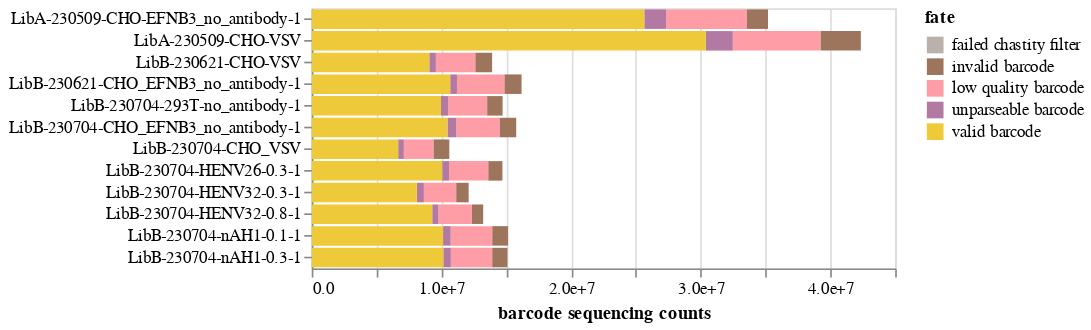

Notebook code for this chart:
### Markdown cell above
## Barcode sequencing stats
Plot "fates" of barcode reads: how many properly aligned to valid barcodes.

### Code cell
selections = [
    alt.selection_point(
        fields=[col],
        bind=alt.binding_select(
            options=[None] + barcode_runs[col].dropna().unique().tolist(),
            labels=["all"] + [str(x) for x in barcode_runs[col].dropna().unique()],
            name=col,
        ),
    )
    for col in ["library", "date"]
]

fate_chart = (
    alt.Chart(count_dfs["fates"])
    .transform_lookup(
        "sample",
        alt.LookupData(barcode_runs, "sample", fields=["date", "library"]),
    )
    .encode(
        x=alt.X(
            "count", title="barcode sequencing counts", axis=alt.Axis(format=".2g")
        ),
        y=alt.Y("sample", title=None, sort=samples),
        color=alt.Color(
            "fate",
            scale=alt.Scale(reverse=True),
        ),
        order=alt.Order("fate", sort="descending"),
        tooltip=[
            alt.Tooltip(c, format=".3g") if c == "count" else c
            for c in count_dfs["fates"].columns.tolist() + ["date:N", "library:N"]
        ],
    )
    .mark_bar()
    .properties(width=350, height=alt.Step(13))
    .configure_axis(labelLimit=500)
)

for selection in selections:
    fate_chart = fate_chart.add_params(selection).transform_filter(selection)

display(fate_chart)

### Figure 1 — Vega-Lite specification as saved in the notebook (floating-point values rounded to 4 significant figures)
{"config": {"view": {"continuousWidth": 300, "continuousHeight": 300}, "axis": {"labelLimit": 500}}, "data": {"name": "data-3538ef011545f6c9e87b7cdbeafabcbd"}, "mark": {"type": "bar"}, "encoding": {"color": {"field": "fate", "scale": {"reverse": true}, "type": "nominal"}, "order": {"field": "fate", "sort": "descending", "type": "nominal"}, "tooltip": [{"field": "fate", "type": "nominal"}, {"field": "count", "format": ".3g", "type": "quantitative"}, {"field": "sample", "type": "nominal"}, {"field": "date", "type": "nominal"}, {"field": "library", "type": "nominal"}], "x": {"axis": {"format": ".2g"}, "field": "count", "title": "barcode sequencing counts", "type": "quantitative"}, "y": {"field": "sample", "sort": ["LibA-230509-CHO-EFNB3_no_antibody-1", "LibA-230509-CHO-VSV", "LibB-230621-CHO-VSV", "LibB-230621-CHO_EFNB3_no_antibody-1", "LibB-230704-293T-no_antibody-1", "LibB-230704-CHO_EFNB3_no_antibody-1", "LibB-230704-CHO_VSV", "LibB-230704-HENV26-0.3-1", "LibB-230704-HENV32-0.3-1", "LibB-230704-HENV32-0.8-1", "LibB-230704-nAH1-0.1-1", "LibB-230704-nAH1-0.3-1"], "title": null, "type": "nominal"}}, "height": {"step": 13}, "params": [{"name": "param_1", "select": {"type": "point", "fields": ["library"]}, "bind": {"input": "select", "options": [null, "LibA", "LibB"], "labels": ["all", "LibA", "LibB"], "name": "library"}}, {"name": "param_2", "select": {"type": "point", "fields": ["date"]}, "bind": {"input": "select", "options": [null, "2023-05-09", "2023-06-21", "2023-07-04"], "labels": ["all", "2023-05-09", "2023-06-21", "2023-07-04"], "name": "date"}}], "transform": [{"lookup": "sample", "from": {"data": {"name": "data-e265a1ca0434239efac7616d8f43bf6e"}, "key": "sample", "fields": ["date", "library"]}}, {"filter": {"param": "param_1"}}, {"filter": {"param": "param_2"}}], "width": 350, "$schema": "https://vega.github.io/schema/vega-lite/v5.8.0.json", "datasets": {"data-3538ef011545f6c9e87b7cdbeafabcbd": [{"fate": "low quality barcode", "count": 6218159, "sample": "LibA-230509-CHO-EFNB3_no_antibody-1"}, {"fate": "unparseable barcode", "count": 1686134, "sample": "LibA-230509-CHO-EFNB3_no_antibody-1"}, {"fate": "failed chastity filter", "count": 0, "sample": "LibA-230509-CHO-EFNB3_no_antibody-1"}, {"fate": "valid barcode", "count": 25651115, "sample": "LibA-230509-CHO-EFNB3_no_antibody-1"}, {"fate": "invalid barcode", "count": 1635036, "sample": "LibA-230509-CHO-EFNB3_no_antibody-1"}, {"fate": "low quality barcode", "count": 6780027, "sample": "LibA-230509-CHO-VSV"}, {"fate": "unparseable barcode", "count": 2076355, "sample": "LibA-230509-CHO-VSV"}, {"fate": "failed chastity filter", "count": 0, "sample": "LibA-230509-CHO-VSV"}, {"fate": "valid barcode", "count": 30399069, "sample": "LibA-230509-CHO-VSV"}, {"fate": "invalid barcode", "count": 3095290, "sample": "LibA-230509-CHO-VSV"}, {"fate": "low quality barcode", "count": 3049885, "sample": "LibB-230621-CHO-VSV"}, {"fate": "unparseable barcode", "count": 504882, "sample": "LibB-230621-CHO-VSV"}, {"fate": "failed chastity filter", "count": 0, "sample": "LibB-230621-CHO-VSV"}, {"fate": "valid barcode", "count": 9068982, "sample": "LibB-230621-CHO-VSV"}, {"fate": "invalid barcode", "count": 1289939, "sample": "LibB-230621-CHO-VSV"}, {"fate": "low quality barcode", "count": 3668704, "sample": "LibB-230621-CHO_EFNB3_no_antibody-1"}, {"fate": "unparseable barcode", "count": 520204, "sample": "LibB-230621-CHO_EFNB3_no_antibody-1"}, {"fate": "failed chastity filter", "count": 0, "sample": "LibB-230621-CHO_EFNB3_no_antibody-1"}, {"fate": "valid barcode", "count": 10681892, "sample": "LibB-230621-CHO_EFNB3_no_antibody-1"}, {"fate": "invalid barcode", "count": 1313796, "sample": "LibB-230621-CHO_EFNB3_no_antibody-1"}, {"fate": "low quality barcode", "count": 2999092, "sample": "LibB-230704-293T-no_antibody-1"}, {"fate": "unparseable barcode", "count": 561621, "sample": "LibB-230704-293T-no_antibody-1"}, {"fate": "failed chastity filter", "count": 0, "sample": "LibB-230704-293T-no_antibody-1"}, {"fate": "valid barcode", "count": 9970892, "sample": "LibB-230704-293T-no_antibody-1"}, {"fate": "invalid barcode", "count": 1189670, "sample": "LibB-230704-293T-no_antibody-1"}, {"fate": "low quality barcode", "count": 3355960, "sample": "LibB-230704-CHO_EFNB3_no_antibody-1"}, {"fate": "unparseable barcode", "count": 681422, "sample": "LibB-230704-CHO_EFNB3_no_antibody-1"}, {"fate": "failed chastity filter", "count": 0, "sample": "LibB-230704-CHO_EFNB3_no_antibody-1"}, {"fate": "valid barcode", "count": 10469348, "sample": "LibB-230704-CHO_EFNB3_no_antibody-1"}, {"fate": "invalid barcode", "count": 1265017, "sample": "LibB-230704-CHO_EFNB3_no_antibody-1"}, {"fate": "low quality barcode", "count": 2299160, "sample": "LibB-230704-CHO_VSV"}, {"fate": "unparseable barcode", "count": 435115, "sample": "LibB-230704-CHO_VSV"}, {"fate": "failed chastity filter", "count": 0, "sample": "LibB-230704-CHO_VSV"}, {"fate": "valid barcode", "count": 6669455, "sample": "LibB-230704-CHO_VSV"}, {"fate": "invalid barcode", "count": 1207879, "sample": "LibB-230704-CHO_VSV"}, {"fate": "low quality barcode", "count": 3031107, "sample": "LibB-230704-HENV26-0.3-1"}, {"fate": "unparseable barcode", "count": 527218, "sample": "LibB-230704-HENV26-0.3-1"}, {"fate": "failed chastity filter", "count": 0, "sample": "LibB-230704-HENV26-0.3-1"}, {"fate": "valid barcode", "count": 10062827, "sample": "LibB-230704-HENV26-0.3-1"}, {"fate": "invalid barcode", "count": 1086407, "sample": "LibB-230704-HENV26-0.3-1"}, {"fate": "low quality barcode", "count": 2494782, "sample": "LibB-230704-HENV32-0.3-1"}, {"fate": "unparseable barcode", "count": 536030, "sample": "LibB-230704-HENV32-0.3-1"}, {"fate": "failed chastity filter", "count": 0, "sample": "LibB-230704-HENV32-0.3-1"}, {"fate": "valid barcode", "count": 8113327, "sample": "LibB-230704-HENV32-0.3-1"}, {"fate": "invalid barcode", "count": 959578, "sample": "LibB-230704-HENV32-0.3-1"}, {"fate": "low quality barcode", "count": 2589460, "sample": "LibB-230704-HENV32-0.8-1"}, {"fate": "unparseable barcode", "count": 474570, "sample": "LibB-230704-HENV32-0.8-1"}, {"fate": "failed chastity filter", "count": 0, "sample": "LibB-230704-HENV32-0.8-1"}, {"fate": "valid barcode", "count": 9295255, "sample": "LibB-230704-HENV32-0.8-1"}, {"fate": "invalid barcode", "count": 866424, "sample": "LibB-230704-HENV32-0.8-1"}, {"fate": "low quality barcode", "count": 3208568, "sample": "LibB-230704-nAH1-0.1-1"}, {"fate": "unparseable barcode", "count": 587388, "sample": "LibB-230704-nAH1-0.1-1"}, {"fate": "failed chastity filter", "count": 0, "sample": "LibB-230704-nAH1-0.1-1"}, {"fate": "valid barcode", "count": 10129892, "sample": "LibB-230704-nAH1-0.1-1"}, {"fate": "invalid barcode", "count": 1216683, "sample": "LibB-230704-nAH1-0.1-1"}, {"fate": "low quality barcode", "count": 3191533, "sample": "LibB-230704-nAH1-0.3-1"}, {"fate": "unparseable barcode", "count": 581249, "sample": "LibB-230704-nAH1-0.3-1"}, {"fate": "failed chastity filter", "count": 0, "sample": "LibB-230704-nAH1-0.3-1"}, {"fate": "valid barcode", "count": 10149164, "sample": "LibB-230704-nAH1-0.3-1"}, {"fate": "invalid barcode", "count": 1174728, "sample": "LibB-230704-nAH1-0.3-1"}], "data-e265a1ca0434239efac7616d8f43bf6e": [{"sample": "LibA-230509-CHO-EFNB3_no_antibody-1", "library": "LibA", "date": "2023-05-09"}, {"sample": "LibA-230509-CHO-VSV", "library": "LibA", "date": "2023-05-09"}, {"sample": "LibB-230621-CHO-VSV", "library": "LibB", "date": "2023-06-21"}, {"sample": "LibB-230621-CHO_EFNB3_no_antibody-1", "library": "LibB", "date": "2023-06-21"}, {"sample": "LibB-230704-293T-no_antibody-1", "library": "LibB", "date": "2023-07-04"}, {"sample": "LibB-230704-CHO_EFNB3_no_antibody-1", "library": "LibB", "date": "2023-07-04"}, {"sample": "LibB-230704-CHO_VSV", "library": "LibB", "date": "2023-07-04"}, {"sample": "LibB-230704-HENV26-0.3-1", "library": "LibB", "date": "2023-07-04"}, {"sample": "LibB-230704-HENV32-0.3-1", "library": "LibB", "date": "2023-07-04"}, {"sample": "LibB-230704-HENV32-0.8-1", "library": "LibB", "date": "2023-07-04"}, {"sample": "LibB-230704-nAH1-0.1-1", "library": "LibB", "date": "2023-07-04"}, {"sample": "LibB-230704-nAH1-0.3-1", "library": "LibB", "date": "2023-07-04"}]}}
